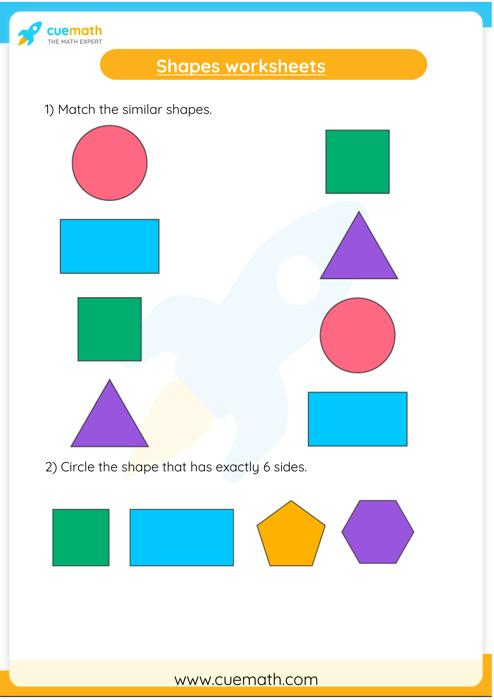
#> input picture OpenCvPython/resources/shape.png, 494 x 700 px
$ python opencv_tutorial.py
#> lines starting #> are read from the running program, lines starting #| are printed output that depends on the picture; after the words box and inside, x2 and y2 are one past the last pixel; in counts of white or black regions, pixels touching at a corner belong together
import cv2
import numpy as np
print("hi")
# [126 lines of commented-out code are left out]
def getContours(img):
    contours, hierarchy = cv2.findContours(img,cv2.RETR_EXTERNAL, cv2.CHAIN_APPROX_NONE)
    for c in contours:
        area = cv2.contourArea(c)
        print(area)

path = "resources/shape.png"
img = cv2.imread(path)
#> img is the input picture: shape (700, 494, 3); mean B, G, R 229.8, 233.1, 224.9
imgGray = cv2.cvtColor(img, cv2.COLOR_BGR2GRAY)
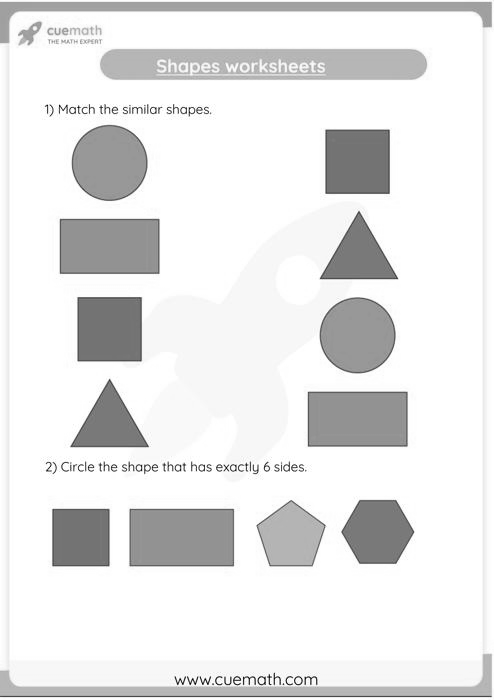
#> imgGray: shape (700, 494); min 2, max 255, mean 230.3
imgBlur = cv2.GaussianBlur(imgGray, (7,7), 1)
imgCanny = cv2.Canny(imgBlur,50,50)
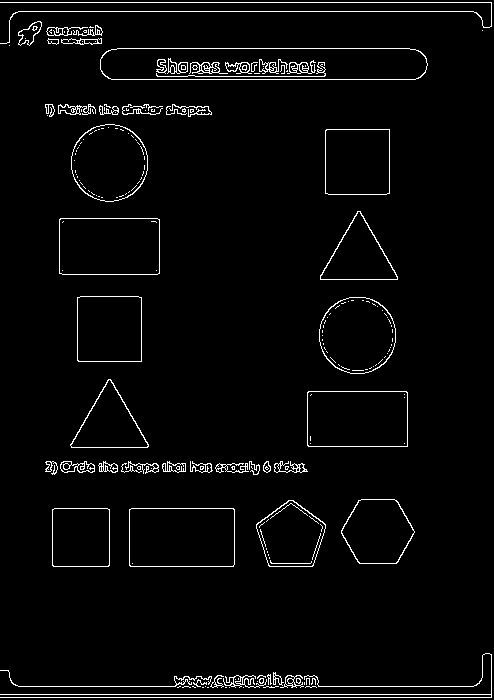
#> imgCanny: shape (700, 494); 3.2% white in thin lines or dots
getContours(imgCanny)
#> in getContours, `contours, hierarchy = cv2.findContours(img,cv2.RETR_EXTERNAL, cv2.CHAI..`: contours = 84 contours, 47 with area under 20; largest, box (x1, y1, x2, y2) and area: (100, 48, 428, 80) 9922, (129, 508, 235, 567) 6086, (59, 218, 160, 275) 5594, (307, 391, 408, 447) 5498, (71, 124, 148, 202) 4634
#> the loop in getContours, `for c in contours:` made 84 passes
#> area on passes 19, 21, 22, 24, 25, 27, 28, 29, 30, 37, 39, 40: 97, 106.5, 29, 56, 33.5, 6086, 3302, 3296, 3569.5, 81, 135, 57.5
#| 0.0
#| 0.0
#| 0.0
#| 0.0
#| 0.0
#| 0.0
#| 1.0
#| 0.0
#> (further printed lines are left out)
cv2.imshow("Img", img)
cv2.imshow("Blur Img", imgBlur)
cv2.imshow("Gray Img", imgGray)
cv2.imshow("Canny Img", imgCanny)

cv2.waitKey(0)
